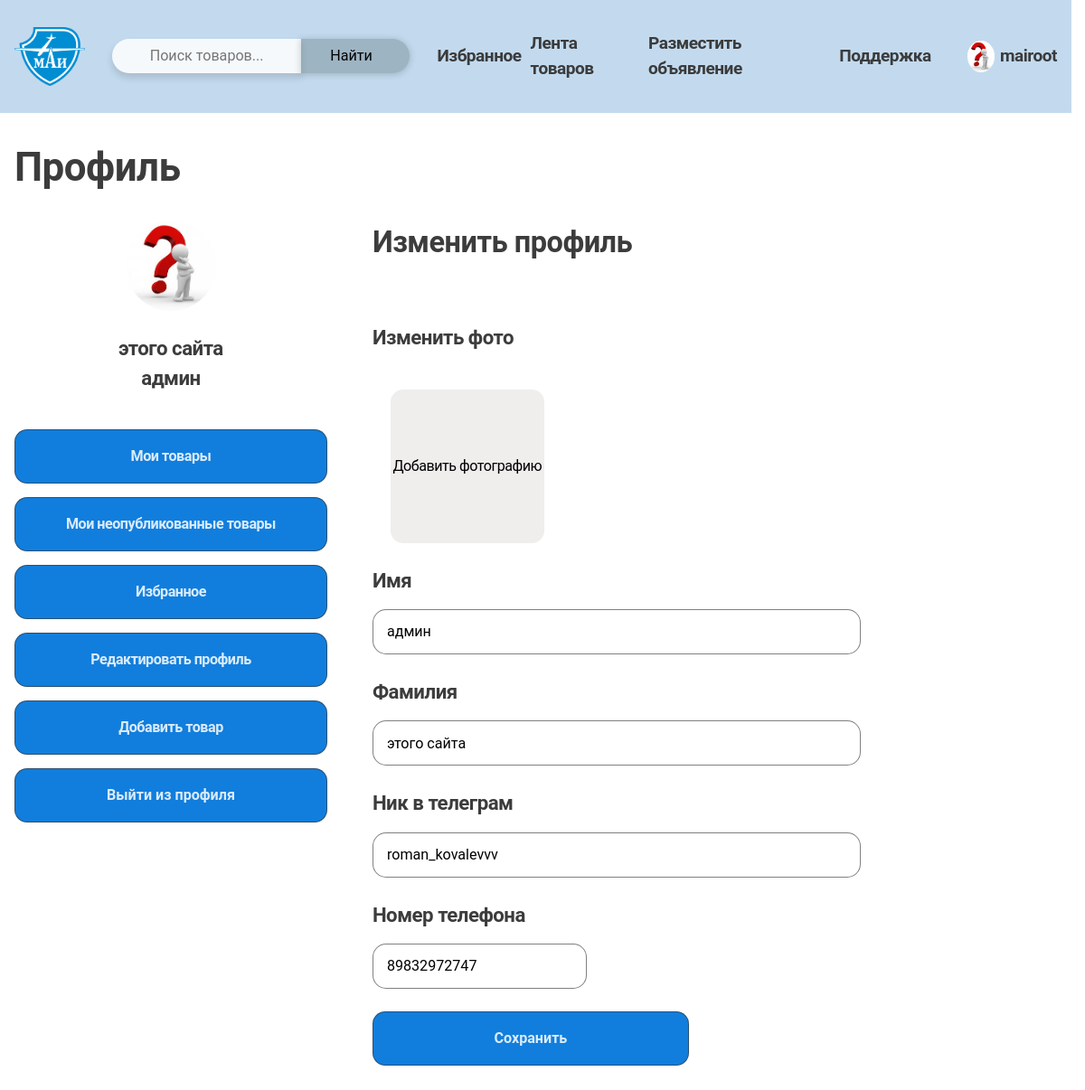
Page /users/profile/change_data/ (signed in) on the committed database.
### users/models.py (models this page shows)
class User(AbstractUser):
    email = models.EmailField(unique=True, verbose_name='Email')
    photo = models.ImageField(upload_to=upload_to, blank=True, null=True, verbose_name="Фотография")
    number = models.PositiveBigIntegerField(blank=True, null=True, verbose_name='Контактный телефон')
    telegram = models.SlugField(null=True, blank=True, verbose_name='Ссылка на телеграмм')
    def get_absolute_url(self):
        return reverse('users:profile', kwargs={'user_id': self.id})

### users/views.py (the view)
# urls.py: path('profile/change_data/', views.edit_profile, name='profile_change_data'),
def edit_profile(request):
    user = request.user
    if request.method == 'POST':
        form = ProfileUserDataChangeForm(request.POST, request.FILES, instance=user)
        if form.is_valid():
            form.save()
            return redirect('users:profile', user_id=request.user.id)
    else:
        form = ProfileUserDataChangeForm(instance=user)
    context = {
        'form': form,
        'user': user,
        'title': 'Редактирование профиля'
    }
    return render(request, 'users/edit_profile.html', context)

### users/forms.py
class ProfileUserDataChangeForm(forms.ModelForm):
    class Meta:
        model = get_user_model()
        fields = ['photo', 'first_name', 'last_name', 'number', 'telegram']
        labels = {
            'username': 'Логин',
            'email': 'E-mail',
            'first_name': 'Имя',
            'last_name': 'Фамилия',
            'number': 'Номер телефона'
        }
        widgets = {
            'first_name': forms.TextInput(attrs={'placeholder': 'Введите имя', 'class': "add-product__name-input"}),
            'last_name': forms.TextInput(attrs={'placeholder': 'Введите фамилию', 'class': "add-product__name-input"}),
            'number': forms.NumberInput(attrs={'placeholder': 'Введите номер телефона', 'class': "add-product__name-input", 'id':"add-product__price-input"}),
            'photo': forms.FileInput(attrs={'class': "add-product__upload-input", 'hidden': True, 'id': "fileInput"}),
            'telegram': forms.TextInput(attrs={'placeholder': 'Введите ник в телеграмме без @', 'class': "add-product__name-input"}),
        }

### users/templates/users/edit_profile.html (shortened to what this page needs)
{% extends 'base_for_profile.html' %}
{% load static %}
{% block content_user %}
<div class="edit-profile__wrapper">
<div class="edit-profile__photo">
    <h2 class="h3">Изменить профиль</h2>
    <div class="add-product">
        <form class="add-product__form" method="post" enctype="multipart/form-data">
            <div class="add-product__box add-product__box--download-photo">
                <label class="add-product__box-label h4" for="">Изменить фото</label>
            <div class="add-product__box-wrapper">
                <label class="add-product__upload add-product__upload--for-profile">
                     <p class="add-product__upload-text add-product__upload-text--for-profile">Добавить фотографию</p>
                </label>
            </div>
            </div>
            <div class="add-product__box">
            <label class="h4" for="{{ form.first_name.id_for_label }}">Имя</label>
                    {{ form.first_name }}
            </div>
            <div class="add-product__box">
            <label class="h4" for="{{ form.last_name.id_for_label }}">Фамилия</label>
                    {{ form.last_name }}
            </div>
            <div class="add-product__box">
            <label class="h4" for="{{ form.telegram.id_for_label }}">Ник в телеграм</label>
                    {{ form.telegram }}
            </div>
            <div class="add-product__box">
            <label class="add-product__title h4" for="{{ form.number.id_for_label }}">Номер телефона</label>
            <div class="add-product__price-wrapper">
                {{ form.number }}
            </div>
            </div>
            <div class="add-product__buttons">
             <button class="add-product__button button button--blue" type="submit">Сохранить</button>
            </div>
        </form>
    </div>
</div>
</div>
{% endblock %}

### templates/base_for_profile.html (shortened to what this page needs)
{% extends 'base.html' %}
{% load static %}
{% block content %}
<main class="main">
    <section class="section container">
        <header class="section__header ">
            <h1 class="section__header-title h2">Профиль</h1>
        </header>
        <div class="section__body">
            <div class="profile-page" data-js-tabs>
                <aside class="profile-page__aside">
                    <div class="profile-page__header">
                        {% if user.photo %}
                        <img class="profile-page__image" src="{{ user.photo.url }}" alt="" width="100" height="100">
                        {% else %}
                        <img class="profile-page__image" src="{% static 'main/img/anonim.png' %}" alt="" width="100" height="100">
                        {% endif %}
                        <div class="profile-page__character">
                            <p class="profile-page__last-name h4">{{ user.last_name }}</p>
                            <p class="profile-page__name h4">{{ user.first_name }}</p>
                        </div>
                    </div>
                    <div class="profile-page__body ">
                        <div class="tabs">
                            {% if user == request.user %}
                            <a href="{{ request.user.get_absolute_url }}" class="tabs__button button button--blue">
                                Мои товары
                            </a>
                            <a href="{% url 'users:profile_not_published' %}" class="tabs__button button button--blue">
                                Мои неопубликованные товары
                            </a>
                            <a href="{% url 'favorites:fav_list' %}" class="tabs__button button button--blue">
                                Избранное
                            </a>
                            <a href="{% url 'users:profile_change_data' %}" class="tabs__button button button--blue">
                                Редактировать профиль
                            </a>
                            <a href="{% url 'goods:add_ad' %}" class="tabs__button button button--blue">
                                Добавить товар
                            </a>
                            <form method="post" action="{% url 'users:logout' %}">
                            <button type="submit" class="tabs__button button button--blue">
                                Выйти из профиля
                            </button>
                            </form>
                            {% else %}
                            <div class="profile-page__body profile-page__body--users">
                                <a href="https://t.me/{{ user.telegram }}" class="button button--blue">Написать</a>
                                <button class="button button--green">Позвонить</button>
                            </div>
                            {% endif %}
                        </div>
                    </div>
                </aside>
                    <div class="profile-page__main">
                    <div class="profile-page__main-wrapper">
                {% block content_user %} {% endblock %}
                    </div>
                    </div>
                </div>
            </div>
      </section>
</main>
{% endblock %}

### templates/base.html (shortened to what this page needs)
{% load static %}
<!DOCTYPE html>
<html lang="ru">
<head>
    <link type="text/css" href="{% static 'main/css/main.css'%}" rel="stylesheet">
</head>
<body>
    <header class="header" data-js-header>
      <div class="header__inner container">
        <a class="header__logo" href="/">
            <img class="header__logo-image" src="{% static 'main/img/mai_logo_color.png' %}" alt="MAI logo" width="100" height="100">
        </a>
        <form action="{% url 'goods:goods_list' %}" method="get" class="header__form">
            <input type="text" name="query" placeholder="Поиск товаров..." class="header__form-search">
            <button class="header__form-search-button" type="submit">Найти</button>
        </form>
        <nav class="header__menu " data-js-header-overlay>
            <ul class="header__menu-list">
                <li class="header__menu-item">
                    <a class="header__menu-link header__menu-link--heart" href="{% url 'favorites:fav_list' %}">Избранное</a>
                </li>
                <li class="header__menu-item">
                    <a class="header__menu-link header__menu-link--folder" href="{% url 'goods:goods_list' %}">Лента товаров</a>
                </li>
                <li class="header__menu-item ">
                    <a class="header__menu-link header__menu-item--info " href="{% url 'goods:add_ad' %}">Разместить объявление</a>
                </li>
                <li class="header__menu-item ">
                    <a class="header__menu-link header__menu-item--mail" href="{% url 'support' %}">Поддержка</a>
                </li>
              <li class="header__menu-item">
                  {% if user.is_authenticated %}
                  <a class="header__menu-link" href="{{ request.user.get_absolute_url }}">
                    <span class="profile">
                    <span class="profile__logo">
                        {% if user.photo %}
                        <img class="profile__logo-image" src="{{ request.user.photo.url }}" alt="" width="35" height="35">
                        {% else %}
                        <img class="profile__logo-image" src="{% static 'main/img/anonim.png' %}" alt="" width="35" height="35">
                        {% endif %}
                    </span>
                      <span class="profile__name">{{ request.user.username }}</span>
                    </span>
                  </a>
                {% else %}
                <a class="header__menu-link" href="{% url 'users:login' %}">
                    <span class="profile">
                      <span class="profile__name">Вход</span>
                    </span>
                </a>
                {% endif %}
                </li>
            </ul>
        </nav>
      </div>
    </header>
{% block content %} {% endblock %}
</body>
</html>

### rows in the picture
User: user.photo (picture), user.username "mairoot", photo (picture), last_name "этого сайта", first_name "админ", telegram "roman_kovalevvv", number "89832972747"
